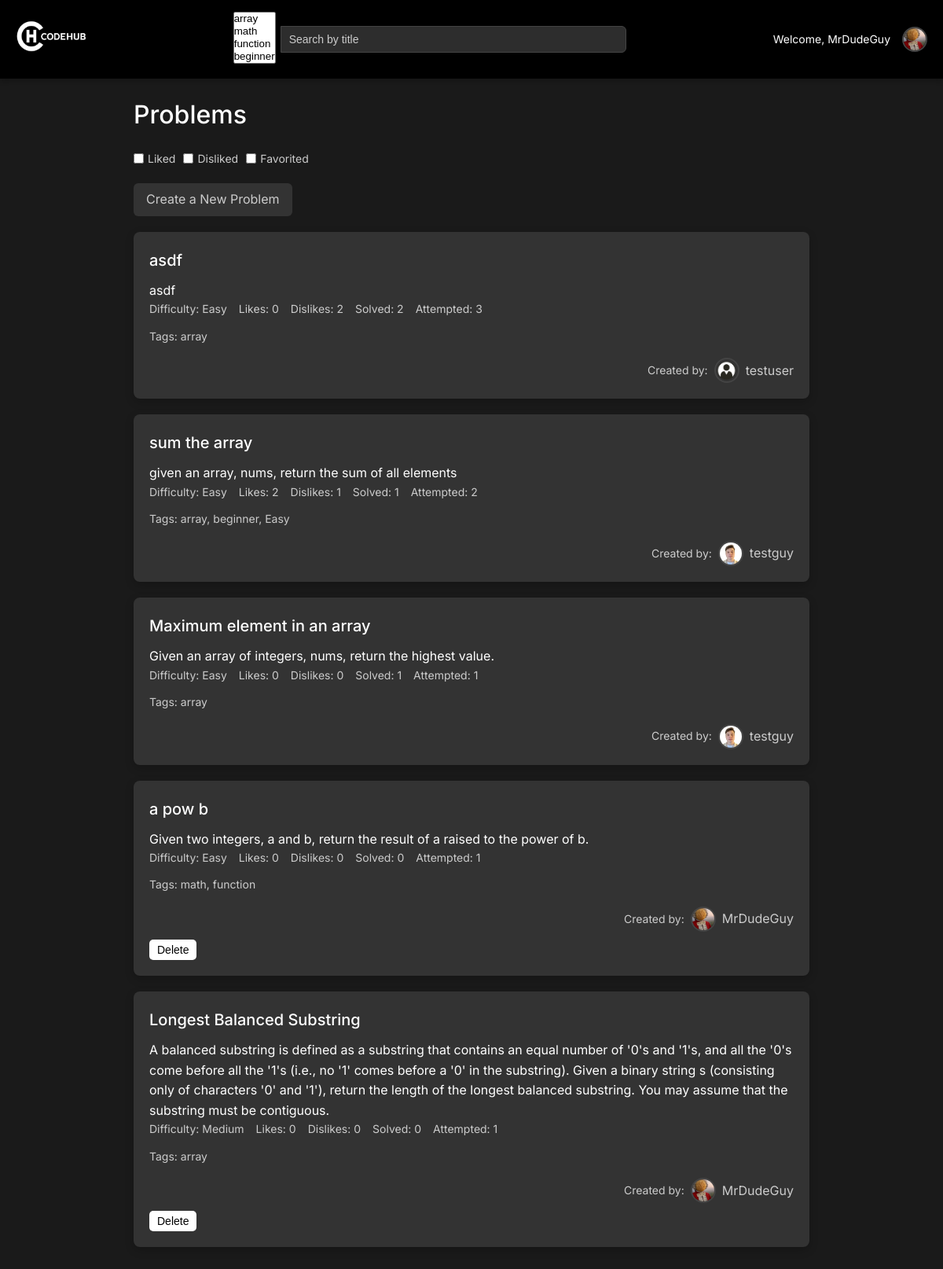
Screenshot of / (signed in) with the database file from the repository.
### problems/models.py (models this page shows, shortened)
class Profile(models.Model):
    user = models.OneToOneField(User, on_delete=models.CASCADE)
    profile_picture = models.ImageField(upload_to='profile_pics/', blank=True, null=True)

class Problem(models.Model):
    DIFFICULTY_CHOICES = (
        ('easy', 'Easy'),
        ('medium', 'Medium'),
        ('hard', 'Hard'),
    )
    title = models.CharField(max_length=200)
    description = models.TextField()
    difficulty = models.CharField(max_length=6, choices=DIFFICULTY_CHOICES, default='easy')
    created_by = models.ForeignKey(User, on_delete=models.CASCADE, related_name='problems')
    tags = models.ManyToManyField(Tag, blank=True)
    created_at = models.DateTimeField(auto_now_add=True)
    solution_code = models.TextField()
    function_header = models.TextField(blank=True, null=True)
    input_vars = models.JSONField(default=list, blank=True)
    return_type = models.CharField(max_length=50, default='None')
    attempted_by = models.ManyToManyField(User, related_name='attempted_problems', blank=True)
    solved_by = models.ManyToManyField(User, related_name='solved_problems', blank=True)

class Tag(models.Model):
    name = models.CharField(max_length=50, unique=True)

### problems/views.py (the view, shortened to what this page needs)
# urls.py: path('', views.problem_list, name='problem_list'),
def problem_list(request):
    search_query = request.GET.get('q', '')
    selected_tags = request.GET.get('tags', '').split(',') if request.GET.get('tags') else []
    selected_tags = [tag for tag in selected_tags if tag]
    liked = request.GET.get('liked') == 'true'
    disliked = request.GET.get('disliked') == 'true'
    favorited = request.GET.get('favorited') == 'true'
    problems = Problem.objects.all().annotate(
        likes=Count('ratings', filter=Q(ratings__vote=1)),
        dislikes=Count('ratings', filter=Q(ratings__vote=-1))
    ).distinct()
    if search_query:
        problems = problems.filter(title__icontains=search_query)
    if selected_tags:
        for tag in selected_tags:
            problems = problems.filter(tags__name=tag)
    if request.user.is_authenticated:
        if liked:
            problems = problems.filter(ratings__user=request.user, ratings__vote=1)
            print(f"Liked filter applied. Problems: {problems.count()}")
        if disliked:
            problems = problems.filter(ratings__user=request.user, ratings__vote=-1)
            print(f"Disliked filter applied. Problems: {problems.count()}")
    all_tags = Tag.objects.all()
    return render(request, 'problem_list.html', {
        'problems': problems,
        'search_query': search_query,
        'selected_tags': selected_tags,
        'all_tags': all_tags,
    })

### problems/templates/problem_list.html (shortened to what this page needs)
{% extends 'base.html' %}
{% load static %}
{% block content %}
    <h1>Problems</h1>
    {% if user.is_authenticated %}
        <div class="filter-actions">
            <form method="GET" action="{% url 'problem_list' %}" class="filter-form">
                <label class="filter-label">
                    <input type="checkbox" name="liked" value="true" {% if request.GET.liked == 'true' %}checked{% endif %} onchange="this.form.submit()"> Liked
                </label>
                <label class="filter-label">
                    <input type="checkbox" name="disliked" value="true" {% if request.GET.disliked == 'true' %}checked{% endif %} onchange="this.form.submit()"> Disliked
                </label>
                <label class="filter-label">
                    <input type="checkbox" name="favorited" value="true" {% if request.GET.favorited == 'true' %}checked{% endif %} onchange="this.form.submit()"> Favorited
                </label>
            </form>
        </div>
    {% endif %}
    {% if user.is_authenticated %}
    <p class="create-container"><a href="{% url 'create_problem' %}" class="create-link">Create a New Problem</a></p>
    {% endif %}
    {% for problem in problems %}
        <div class="problem-card">
            <a href="{% url 'problem_detail' problem.id %}" class="card-link"></a>
            <div class="card-content">
                <h2><a href="{% url 'problem_detail' problem.id %}">{{ problem.title }}</a></h2>
                <p>{{ problem.description }}</p>
                <div class="meta-row">
                    <div class="meta-item">
                        <span class="meta">Difficulty: {{ problem.difficulty|capfirst }}</span>
                    </div>
                    <div class="meta-item">
                        <span class="meta">Likes: {{ problem.likes }}</span>
                    </div>
                    <div class="meta-item">
                        <span class="meta">Dislikes: {{ problem.dislikes }}</span>
                    </div>
                    <div class="meta-item">
                        <span class="meta">Solved: {{ problem.solved_by.count }}</span>
                    </div>
                    <div class="meta-item">
                        <span class="meta">Attempted: {{ problem.attempted_by.count }}</span>
                    </div>
                </div>
                <div class="meta-item">
                    <span class="meta">Tags: {% for tag in problem.tags.all %}{{ tag.name }}{% if not forloop.last %}, {% endif %}{% empty %}None{% endfor %}</span>
                </div>
                <div class="user-container">
                    <span class="meta">Created by:</span>
                    <a href="{% url 'profile' %}?user={{ problem.created_by.username }}" class="user-link">
                        <img src="{% if problem.created_by.profile and problem.created_by.profile.profile_picture %}{{ problem.created_by.profile.profile_picture.url }}{% else %}{% static 'problems/default_profile.png' %}{% endif %}" alt="{{ problem.created_by.username }}'s Profile Picture" class="profile-pic">
                        {{ problem.created_by.username }}
                    </a>
                </div>
                {% if user.is_authenticated and user == problem.created_by %}
                    <div class="actions">
                        <form action="{% url 'delete_problem' problem.id %}" method="post" style="display: inline;" onsubmit="event.stopPropagation();">
                            <button type="submit" class="delete-btn" onclick="event.stopPropagation(); return confirm('Are you sure you want to delete this problem?');">Delete</button>
                        </form>
                    </div>
                {% endif %}
            </div>
        </div>
    {% empty %}
        <p>No problems available.</p>
    {% endfor %}
{% endblock %}

### problems/templates/base.html (shortened to what this page needs)
{% load static %}
<!DOCTYPE html>
<html>
<head>
    <link rel="stylesheet" href="https://cdn.jsdelivr.net/npm/choices.js/public/assets/styles/choices.min.css" />
</head>
<body>
    <nav class="navbar">
        <div class="navbar-logo">
            <a href="{% url 'problem_list' %}">
                <img src="{% static 'problems/logo4.png' %}" alt="CodeHub Logo">
            </a>
        </div>
        <div class="navbar-center">
            <div class="navbar-tags">
                <select id="tag-filter" multiple>
                    {% for tag in all_tags %}
                        <option value="{{ tag.name }}" {% if tag.name in selected_tags %}selected{% endif %}>{{ tag.name }}</option>
                    {% endfor %}
                </select>
            </div>
            <div class="navbar-search">
                <form id="search-form" method="get" action="{% url 'problem_list' %}">
                    <input type="text" name="q" id="title-search" placeholder="Search by title" value="{{ search_query|default:'' }}">
                </form>
            </div>
        </div>
        <div class="navbar-links">
            {% if user.is_authenticated %}
                <span>Welcome, {{ user.username }}</span>
                <img src="{% if user.profile.profile_picture %}{{ user.profile.profile_picture.url }}{% else %}{% static 'problems/default_profile.png' %}{% endif %}" alt="{{ user.username }}'s Profile Picture" class="profile-pic" onclick="toggleDropdown()">
            {% else %}
                <a href="{% url 'login' %}">Login</a>
                <a href="{% url 'signup' %}">Signup</a>
            {% endif %}
        </div>
    </nav>
    <div class="container">
        {% block content %}{% endblock %}
    </div>
</body>
</html>

### problems/templates/base.html (style rules this page uses)
* { margin: 0; padding: 0; box-sizing: border-box; }
body { font-family: 'Inter', sans-serif; background-color: #1a1a1a; color: #ffffff; line-height: 1.6; }
.container { max-width: 900px; margin: 0 auto; padding: 20px; }
.navbar { background-color: #000000; padding: 15px 20px; display: flex; align-items: center; justify-content: space-between; box-shadow: 0 4px 6px rgba(0, 0, 0, 0.2); position: sticky; top: 0; z-index: 1000; }
.navbar-logo img { height: 40px; }
.navbar-center { display: flex; align-items: center; flex: 1; justify-content: center; gap: 0; max-width: 500px; }
.navbar-tags { min-width: 60px; max-width: 300px; width: fit-content; transition: width 0.3s ease; }
.navbar-search { flex: 1; }
.navbar-search input { background-color: #2d2d2d; color: #ffffff; border: 1px solid #444444; border-radius: 0 6px 6px 0; padding: 7px 10px; width: 100%; font-size: 14px; height: 34px; line-height: 1.4; }
.navbar-search input::placeholder { color: #cccccc; }
.navbar-links { display: flex; align-items: center; gap: 15px; }
.navbar-links span { font-size: 14px; }
.profile-pic { width: 32px; height: 32px; border-radius: 50%; object-fit: cover; cursor: pointer; border: 2px solid #333333; transition: border-color 0.2s; }
h1, h2 { font-weight: 500; margin-bottom: 20px; }
a { color: #ffffff; text-decoration: none; }
button, input[type="submit"] { background-color: #333333; color: #ffffff; border: none; padding: 8px 16px; border-radius: 6px; cursor: pointer; font-size: 14px; transition: background-color 0.2s; }
input:not(.navbar-search input), textarea { background-color: #2d2d2d; color: #ffffff; border: 1px solid #444444; border-radius: 6px; padding: 8px; font-size: 14px; width: 100%; }

### problems/templates/problem_list.html (style rules this page uses)
.problem-card { position: relative; background-color: #333333; border-radius: 8px; padding: 20px; margin-bottom: 20px; box-shadow: 0 4px 12px rgba(0, 0, 0, 0.2); transition: transform 0.2s; }
.card-link { position: absolute; top: 0; left: 0; width: 100%; height: 100%; z-index: 1; }
.card-content { position: relative; z-index: 2; pointer-events: none; }
.card-content a, .card-content .actions { pointer-events: auto; }
.problem-card h2 { font-size: 20px; margin-bottom: 10px; }
.meta-row { display: flex; gap: 15px; flex-wrap: wrap; align-items: center; margin-bottom: 10px; }
.meta-item { display: inline-flex; align-items: center; gap: 8px; }
.meta { font-size: 14px; color: #cccccc; }
.user-container { display: flex; align-items: center; gap: 8px; margin-top: 15px; justify-content: flex-end; }
.user-link { display: inline-flex; align-items: center; gap: 8px; color: #cccccc; text-decoration: none; font-size: 16px; }
.profile-pic { width: 32px; height: 32px; border-radius: 50%; object-fit: cover; border: 2px solid #444444; vertical-align: middle; }
.actions { margin-top: 10px; display: flex; gap: 15px; }
.actions .delete-btn { background-color: #ffffff; color: #000000; border: none; padding: 5px 10px; border-radius: 5px; cursor: pointer; font-size: 14px; transition: background-color 0.2s; }
.create-link { display: inline-block; padding: 8px 16px; background-color: #333333; border-radius: 6px; transition: background-color 0.2s; color: #cccccc; }
.create-container { margin-bottom: 20px; }
.filter-actions { margin-bottom: 20px; display: flex; gap: 15px; align-items: center; }
.filter-form { display: flex; gap: 10px; align-items: center; }
.filter-label { font-size: 14px; color: #cccccc; display: flex; align-items: center; gap: 5px; }
.filter-label input[type="checkbox"] { accent-color: #55aa55; }

### rows the page displays
Problem: title "asdf", description "asdf", difficulty "Easy", likes "0", dislikes "2", solved_by.count "2", attempted_by.count "3", shows a picture, created_by.username "testuser"
Tag: name "array"
Problem: title "sum the array", description "given an array, nums, return the sum of all elements", difficulty "Easy", likes "2", dislikes "1", solved_by.count "1", attempted_by.count "2", created_by.profile_picture (picture), created_by.username "testguy"
Tag: name "beginner"
Tag: name "Easy"
Problem: title "Maximum element in an array", description "Given an array of integers, nums, return the highest value.", difficulty "Easy", likes "0", dislikes "0", solved_by.count "1", attempted_by.count "1", created_by.profile_picture (picture), created_by.username "testguy"
Problem: title "a pow b", description "Given two integers, a and b, return the result of a raised to the power of b.", difficulty "Easy", likes "0", dislikes "0", solved_by.count "0", attempted_by.count "1", created_by.profile_picture (picture), created_by.username "MrDudeGuy", shows "Delete"
Tag: name "math"
Tag: name "function"
Problem: title "Longest Balanced Substring", description "A balanced substring is defined as a substring that contains an equal number of '0's and '1's, and all the '0's come before all the '1's (i.e., no '1' comes before a '0' in the substring). Given a binary string s (consisting only of characters '0' and '1'), return the length of the longest balanced substring. You may assume that the substring must be contiguous.", difficulty "Medium", likes "0", dislikes "0", solved_by.count "0", attempted_by.count "1", created_by.profile_picture (picture), created_by.username "MrDudeGuy", shows "Delete"

### other values shown
{{ user.username }} "MrDudeGuy"
